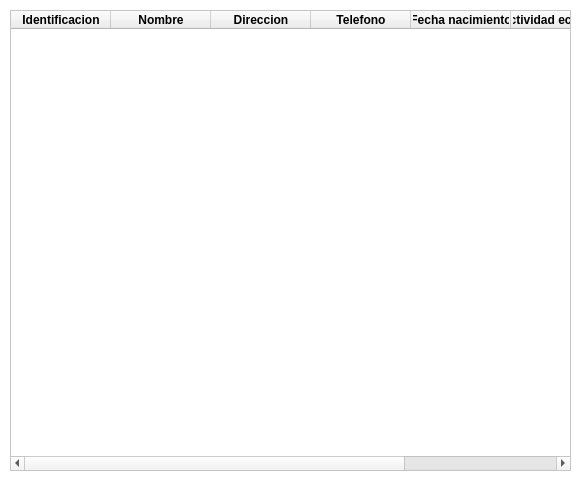
<?xml version="1.0" encoding="UTF-8"?>
<ui version="4.0">
 <class>widgetListarPacientes</class>
 <widget class="QWidget" name="widgetListarPacientes">
  <property name="geometry">
   <rect>
    <x>0</x>
    <y>0</y>
    <width>581</width>
    <height>481</height>
   </rect>
  </property>
  <property name="palette">
   <palette>
    <active>
     <colorrole role="Base">
      <brush brushstyle="SolidPattern">
       <color alpha="255">
        <red>255</red>
        <green>255</green>
        <blue>255</blue>
       </color>
      </brush>
     </colorrole>
     <colorrole role="Window">
      <brush brushstyle="SolidPattern">
       <color alpha="255">
        <red>255</red>
        <green>255</green>
        <blue>255</blue>
       </color>
      </brush>
     </colorrole>
    </active>
    <inactive>
     <colorrole role="Base">
      <brush brushstyle="SolidPattern">
       <color alpha="255">
        <red>255</red>
        <green>255</green>
        <blue>255</blue>
       </color>
      </brush>
     </colorrole>
     <colorrole role="Window">
      <brush brushstyle="SolidPattern">
       <color alpha="255">
        <red>255</red>
        <green>255</green>
        <blue>255</blue>
       </color>
      </brush>
     </colorrole>
    </inactive>
    <disabled>
     <colorrole role="Base">
      <brush brushstyle="SolidPattern">
       <color alpha="255">
        <red>255</red>
        <green>255</green>
        <blue>255</blue>
       </color>
      </brush>
     </colorrole>
     <colorrole role="Window">
      <brush brushstyle="SolidPattern">
       <color alpha="255">
        <red>255</red>
        <green>255</green>
        <blue>255</blue>
       </color>
      </brush>
     </colorrole>
    </disabled>
   </palette>
  </property>
  <property name="font">
   <font>
    <weight>75</weight>
    <bold>true</bold>
   </font>
  </property>
  <property name="windowTitle">
   <string>Listar Pacientes</string>
  </property>
  <widget class="QTableWidget" name="tableWidgetPacientes">
   <property name="geometry">
    <rect>
     <x>10</x>
     <y>10</y>
     <width>561</width>
     <height>461</height>
    </rect>
   </property>
   <column>
    <property name="text">
     <string>Identificacion</string>
    </property>
   </column>
   <column>
    <property name="text">
     <string>Nombre</string>
    </property>
   </column>
   <column>
    <property name="text">
     <string>Direccion</string>
    </property>
   </column>
   <column>
    <property name="text">
     <string>Telefono</string>
    </property>
   </column>
   <column>
    <property name="text">
     <string>Fecha nacimiento</string>
    </property>
   </column>
   <column>
    <property name="text">
     <string>Actividad economica</string>
    </property>
   </column>
   <column>
    <property name="text">
     <string>NSS</string>
    </property>
   </column>
  </widget>
 </widget>
 <resources/>
 <connections/>
</ui>
